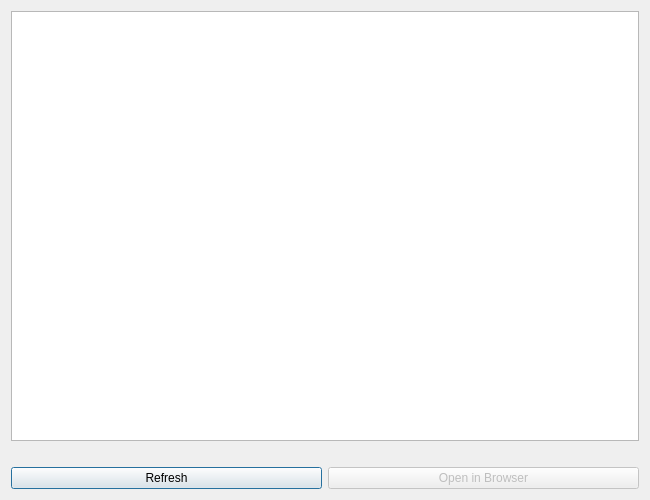
<?xml version="1.0" encoding="UTF-8"?>
<ui version="4.0">
 <class>NexusNewsDialog</class>
 <widget class="QDialog" name="NexusNewsDialog">
  <property name="geometry">
   <rect>
    <x>0</x>
    <y>0</y>
    <width>650</width>
    <height>500</height>
   </rect>
  </property>
  <property name="windowTitle">
   <string>Nexus News</string>
  </property>
  <layout class="QGridLayout" name="gridLayout">
   <item row="0" column="0" colspan="2">
    <widget class="QListWidget" name="news_list"/>
   </item>
   <item row="1" column="0">
    <widget class="QLabel" name="status_label">
     <property name="text">
      <string/>
     </property>
    </widget>
   </item>
   <item row="2" column="0">
    <widget class="QPushButton" name="refresh_button">
     <property name="text">
      <string>Refresh</string>
     </property>
    </widget>
   </item>
   <item row="2" column="1">
    <widget class="QPushButton" name="open_button">
     <property name="enabled">
      <bool>false</bool>
     </property>
     <property name="text">
      <string>Open in Browser</string>
     </property>
    </widget>
   </item>
  </layout>
 </widget>
 <resources/>
 <connections/>
</ui>
